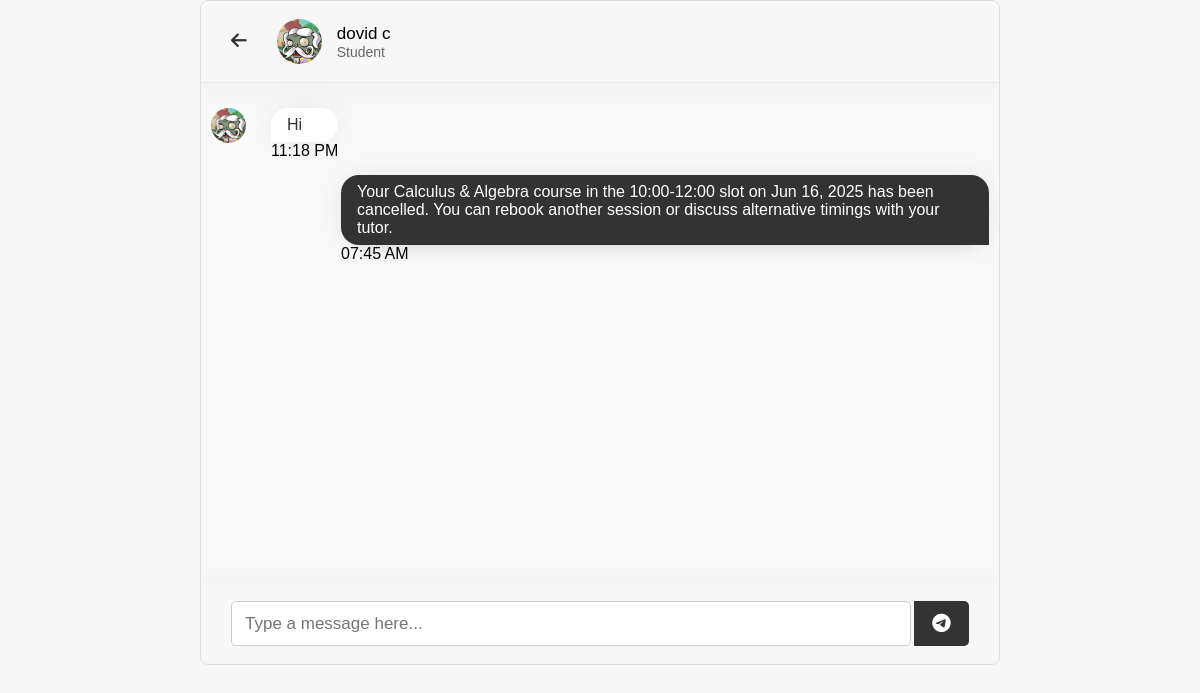
The page /messages.php?user_id=23 (signed in) on the database as committed earlier.
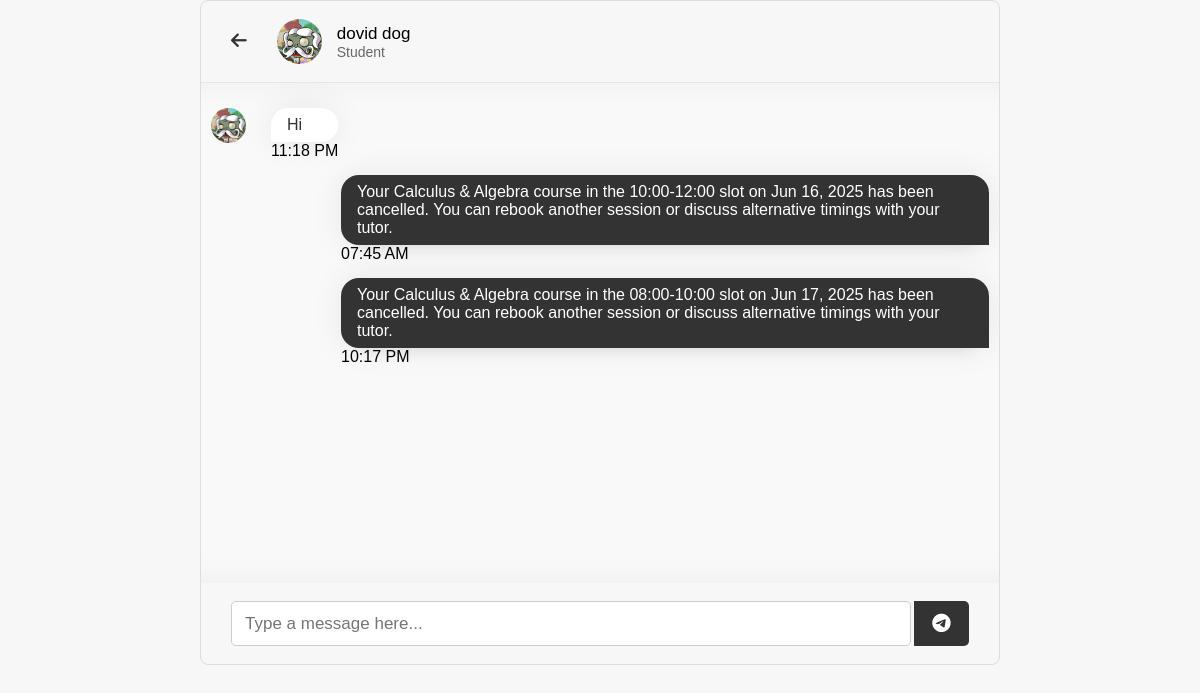
The same page on the database as committed later.
### tables this page shows
CREATE TABLE `user` (
  `user_id` int(11) NOT NULL,
  `username` varchar(50) NOT NULL,
  `password` varchar(255) DEFAULT NULL,
  `email` varchar(100) NOT NULL,
  `role` enum('student','tutor','admin') NOT NULL,
  `first_name` varchar(50) NOT NULL,
  `last_name` varchar(50) NOT NULL,
  `phone` varchar(20) DEFAULT NULL,
  `profile_image` varchar(255) DEFAULT NULL,
  `is_active` tinyint(1) DEFAULT 1,
  `created_at` timestamp NOT NULL DEFAULT current_timestamp(),
  `last_login` datetime DEFAULT NULL,
  `reset_token_hash` varchar(64) DEFAULT NULL,
  `reset_token_expires_at` datetime DEFAULT NULL
);

CREATE TABLE `message` (
  `message_id` int(11) NOT NULL,
  `sender_id` int(11) NOT NULL,
  `receiver_id` int(11) NOT NULL,
  `content` text NOT NULL,
  `sent_datetime` datetime NOT NULL DEFAULT current_timestamp(),
  `is_read` tinyint(1) NOT NULL DEFAULT 0
);

### messages.php (the view, shortened to what this page needs)
<?php
require_once "db_connection.php";
$current_user_id = (int)$_SESSION['user_id'];
$current_user_role_query = "SELECT role FROM user WHERE user_id = ?";
$stmt = $conn->prepare($current_user_role_query);
$stmt->bind_param("i", $current_user_id);
$stmt->execute();
$current_user_role_result = $stmt->get_result();
$current_user_role = $current_user_role_result->fetch_assoc()['role'];
$other_user_id = (int)$_GET['user_id'];
$other_user_query = "SELECT user_id, username, email, first_name, last_name, phone, profile_image, role
                    FROM user WHERE user_id = ?";
$stmt = $conn->prepare($other_user_query);
$stmt->bind_param("i", $other_user_id);
$stmt->execute();
$other_user_result = $stmt->get_result();
$other_user_data = $other_user_result->fetch_assoc();
$message_query = "SELECT message_id, sender_id, receiver_id, content, sent_datetime, is_read
                  FROM message
                  WHERE (sender_id = ? AND receiver_id = ?)
                  OR (sender_id = ? AND receiver_id = ?)
                  ORDER BY sent_datetime ASC";
$stmt = $conn->prepare($message_query);
$stmt->bind_param("iiii", $current_user_id, $other_user_id, $other_user_id, $current_user_id);
$stmt->execute();
$messages_result = $stmt->get_result();
function getProfilePage($role) {
    return $role === 'tutor' ? 'tutor_profile.php' : 'student_profile.php';
}
?>
<!DOCTYPE html>
<html lang="en">
<head>
    <link rel="stylesheet" href="msgstyle.css">
    <link rel="stylesheet" href="https://cdnjs.cloudflare.com/ajax/libs/font-awesome/6.0.0/css/all.min.css">
</head>
<body>
    <div class="wrapper">
        <section class="chat-area">
            <header>
                <a href="<?php echo getProfilePage($current_user_role); ?>" class="back-icon">
                    <i class="fas fa-arrow-left"></i>
                </a>
                <img src="<?php echo htmlspecialchars($other_user_data['profile_image'] ?: 'images/default_profile.jpg'); ?>" alt="Profile" class="profile-img">
                <div class="details">
                    <span><?php echo htmlspecialchars($other_user_data['first_name'] . ' ' . $other_user_data['last_name']); ?></span>
                    <p><?php echo htmlspecialchars(ucfirst($other_user_data['role'])); ?></p>
                </div>
            </header>
            <div class="chat-box">
                <?php while ($row = $messages_result->fetch_assoc()): ?>
                    <div class="chat <?php echo $row['sender_id'] == $current_user_id ? 'outgoing' : 'incoming'; ?>">
                        <?php if ($row['sender_id'] != $current_user_id): ?>
                            <img src="<?php echo htmlspecialchars($other_user_data['profile_image'] ?: 'images/default_profile.jpg'); ?>" alt="">
                        <?php endif; ?>
                        <div class="details">
                            <p><?php echo htmlspecialchars($row['content']); ?></p>
                            <span class="time"><?php echo date('h:i A', strtotime($row['sent_datetime'])); ?></span>
                        </div>
                    </div>
                <?php endwhile; ?>
            </div>
            <form action="send_message.php" method="POST" class="typing-area" autocomplete="off">
                <input type="text" name="message" placeholder="Type a message here..." required>
                <button type="submit"><i class="fab fa-telegram-plane"></i></button>
            </form>
        </section>
    </div>
</body>
</html>

Rows that differ between the two databases and show on the page:
changed user "Student": first_name+last_name "dovid c" → "dovid dog"
added message: content "Your Calculus & Algebra course in the 08:00-10:00 slot on Jun 17, 2025 has been cancelled. You can rebook another session or discuss alternative timings with your tutor.", sent_datetime "10:17 PM"
